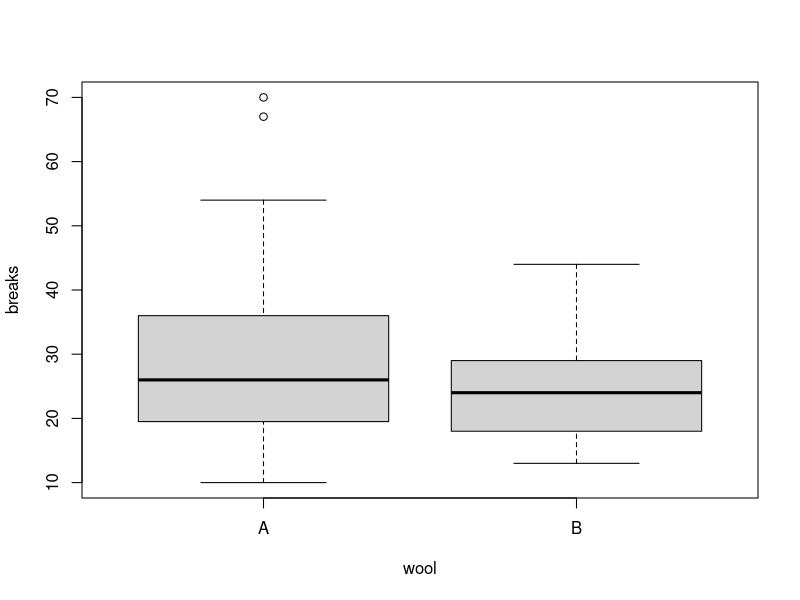
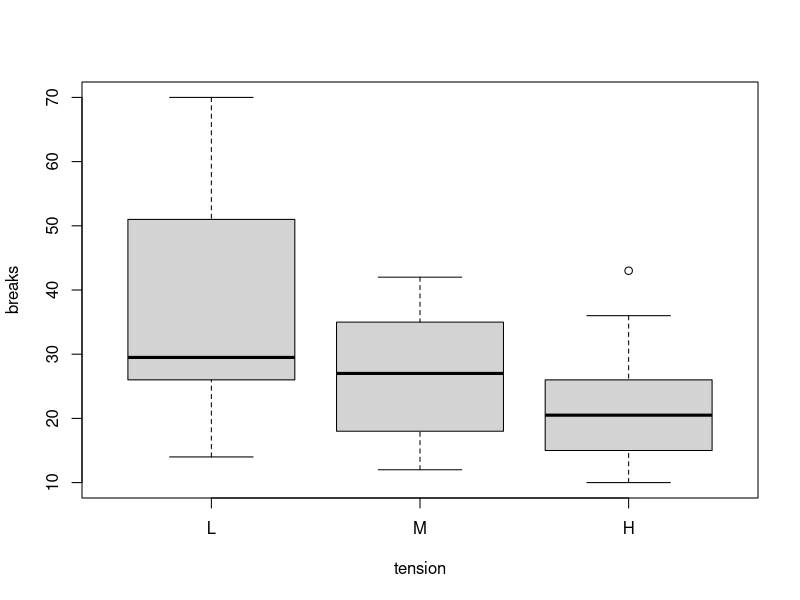

The R script that drew these images, in order:
## ---- chunk 1
data("warpbreaks")
boxplot(breaks ~ wool, data = warpbreaks)
boxplot(breaks ~ tension, data = warpbreaks)
## ---- chunk 2
m0 <- glm(breaks ~ 1, data = warpbreaks, family = poisson)
m1 <- glm(breaks ~ wool + tension, data = warpbreaks, family = poisson)
summary(m1)

exp(coef(m1))

anova(m0, m1, test = "LRT")
anova(m0, m1, test = "Rao")
lmtest::waldtest(m0, m1, test = "Chisq")
## ---- chunk 3
m2 <- glm(breaks ~ wool * tension, data = warpbreaks, family = poisson)
summary(m2)
## ---- chunk 4
anova(m1, m2)
AIC(m1)
AIC(m2)
## ---- chunk 5
fit <- predict(m2, newdata = data.frame(wool = "A", tension = "L"), type = "response", se.fit = TRUE)
fit$fit
fit$fit + c(-1, 1) * qnorm(0.975) * fit$se.fit

fit2 <- predict(m2, newdata = data.frame(wool = "A", tension = "L"), se.fit = TRUE)
exp(fit2$fit + c(-1, 1) * qnorm(0.975) * fit2$se.fit)
## ---- chunk 6
m3 <- glm(breaks ~ wool * tension, data = warpbreaks, family = quasipoisson)
summary(m3)
## ---- chunk 7
fit2 <- predict(m3, newdata = data.frame(wool = "A", tension = "L"), type = "response", se.fit = TRUE)
fit2$fit
fit2$fit + c(-1, 1) * qnorm(0.975) * fit2$se.fit
